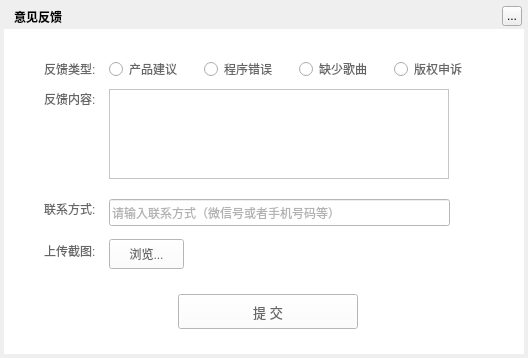
<?xml version="1.0" encoding="UTF-8"?>
<ui version="4.0">
 <class>MusicMessageFeedbackDialog</class>
 <widget class="QWidget" name="MusicMessageFeedbackDialog">
  <property name="geometry">
   <rect>
    <x>0</x>
    <y>0</y>
    <width>528</width>
    <height>358</height>
   </rect>
  </property>
  <property name="windowTitle">
   <string>意见反馈</string>
  </property>
  <property name="styleSheet">
   <string notr="true"/>
  </property>
  <widget class="QLabel" name="background">
   <property name="geometry">
    <rect>
     <x>4</x>
     <y>4</y>
     <width>520</width>
     <height>350</height>
    </rect>
   </property>
   <property name="styleSheet">
    <string notr="true"/>
   </property>
   <property name="text">
    <string/>
   </property>
  </widget>
  <widget class="QLabel" name="topTitleName">
   <property name="geometry">
    <rect>
     <x>14</x>
     <y>4</y>
     <width>350</width>
     <height>25</height>
    </rect>
   </property>
   <property name="styleSheet">
    <string notr="true">color:&quot;#FFFFFF&quot;;font-weight:bold</string>
   </property>
   <property name="text">
    <string>意见反馈</string>
   </property>
  </widget>
  <widget class="QToolButton" name="topTitleCloseButton">
   <property name="geometry">
    <rect>
     <x>502</x>
     <y>6</y>
     <width>20</width>
     <height>20</height>
    </rect>
   </property>
   <property name="text">
    <string>...</string>
   </property>
  </widget>
  <widget class="QWidget" name="backgroundMask" native="true">
   <property name="geometry">
    <rect>
     <x>4</x>
     <y>29</y>
     <width>520</width>
     <height>325</height>
    </rect>
   </property>
   <property name="styleSheet">
    <string notr="true">QWidget{color:#666666;background:white;}
QLabel{background:transparent;}</string>
   </property>
   <widget class="QPushButton" name="confirmButton">
    <property name="geometry">
     <rect>
      <x>174</x>
      <y>265</y>
      <width>180</width>
      <height>35</height>
     </rect>
    </property>
    <property name="font">
     <font>
      <pointsize>10</pointsize>
     </font>
    </property>
    <property name="text">
     <string>提 交</string>
    </property>
   </widget>
   <widget class="QLabel" name="label">
    <property name="geometry">
     <rect>
      <x>40</x>
      <y>30</y>
      <width>60</width>
      <height>20</height>
     </rect>
    </property>
    <property name="text">
     <string>反馈类型:</string>
    </property>
   </widget>
   <widget class="QLabel" name="label_2">
    <property name="geometry">
     <rect>
      <x>40</x>
      <y>60</y>
      <width>60</width>
      <height>20</height>
     </rect>
    </property>
    <property name="text">
     <string>反馈内容:</string>
    </property>
   </widget>
   <widget class="QRadioButton" name="productRadioButton">
    <property name="geometry">
     <rect>
      <x>105</x>
      <y>30</y>
      <width>95</width>
      <height>20</height>
     </rect>
    </property>
    <property name="text">
     <string>产品建议</string>
    </property>
   </widget>
   <widget class="QRadioButton" name="programRadioButton">
    <property name="geometry">
     <rect>
      <x>200</x>
      <y>30</y>
      <width>95</width>
      <height>20</height>
     </rect>
    </property>
    <property name="text">
     <string>程序错误</string>
    </property>
   </widget>
   <widget class="QRadioButton" name="songRadioButton">
    <property name="enabled">
     <bool>false</bool>
    </property>
    <property name="geometry">
     <rect>
      <x>295</x>
      <y>30</y>
      <width>95</width>
      <height>20</height>
     </rect>
    </property>
    <property name="text">
     <string>缺少歌曲</string>
    </property>
   </widget>
   <widget class="QRadioButton" name="copyrightRadioButton">
    <property name="enabled">
     <bool>false</bool>
    </property>
    <property name="geometry">
     <rect>
      <x>390</x>
      <y>30</y>
      <width>95</width>
      <height>20</height>
     </rect>
    </property>
    <property name="text">
     <string>版权申诉</string>
    </property>
   </widget>
   <widget class="QTextEdit" name="textEdit">
    <property name="geometry">
     <rect>
      <x>105</x>
      <y>60</y>
      <width>340</width>
      <height>90</height>
     </rect>
    </property>
   </widget>
   <widget class="QLabel" name="label_3">
    <property name="geometry">
     <rect>
      <x>40</x>
      <y>170</y>
      <width>60</width>
      <height>20</height>
     </rect>
    </property>
    <property name="text">
     <string>联系方式:</string>
    </property>
   </widget>
   <widget class="QLineEdit" name="lineEdit">
    <property name="geometry">
     <rect>
      <x>105</x>
      <y>170</y>
      <width>341</width>
      <height>27</height>
     </rect>
    </property>
    <property name="placeholderText">
     <string>请输入联系方式（微信号或者手机号码等）</string>
    </property>
   </widget>
   <widget class="QLabel" name="label_4">
    <property name="geometry">
     <rect>
      <x>40</x>
      <y>212</y>
      <width>60</width>
      <height>20</height>
     </rect>
    </property>
    <property name="text">
     <string>上传截图:</string>
    </property>
   </widget>
   <widget class="QPushButton" name="fileButton">
    <property name="geometry">
     <rect>
      <x>105</x>
      <y>210</y>
      <width>75</width>
      <height>30</height>
     </rect>
    </property>
    <property name="text">
     <string>浏览...</string>
    </property>
   </widget>
  </widget>
 </widget>
 <resources/>
 <connections/>
</ui>
